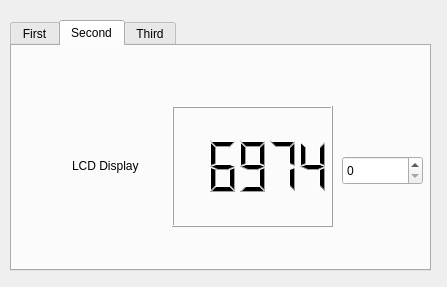
<?xml version="1.0" encoding="UTF-8"?>
<ui version="4.0">
 <class>Widget</class>
 <widget class="QWidget" name="Widget">
  <property name="geometry">
   <rect>
    <x>0</x>
    <y>0</y>
    <width>447</width>
    <height>287</height>
   </rect>
  </property>
  <property name="windowTitle">
   <string>Widget</string>
  </property>
  <widget class="QTabWidget" name="tabWidget">
   <property name="geometry">
    <rect>
     <x>10</x>
     <y>20</y>
     <width>421</width>
     <height>251</height>
    </rect>
   </property>
   <property name="currentIndex">
    <number>1</number>
   </property>
   <widget class="QWidget" name="tab">
    <attribute name="title">
     <string>First</string>
    </attribute>
    <widget class="QDateTimeEdit" name="dateTimeEdit">
     <property name="geometry">
      <rect>
       <x>0</x>
       <y>0</y>
       <width>194</width>
       <height>29</height>
      </rect>
     </property>
     <property name="readOnly">
      <bool>true</bool>
     </property>
     <property name="buttonSymbols">
      <enum>QAbstractSpinBox::ButtonSymbols::NoButtons</enum>
     </property>
     <property name="dateTime">
      <datetime>
       <hour>11</hour>
       <minute>0</minute>
       <second>0</second>
       <year>2026</year>
       <month>4</month>
       <day>15</day>
      </datetime>
     </property>
     <property name="displayFormat">
      <string>yy-MM-dd AP h:mm</string>
     </property>
     <property name="calendarPopup">
      <bool>true</bool>
     </property>
    </widget>
    <widget class="QLineEdit" name="lineEdit">
     <property name="geometry">
      <rect>
       <x>0</x>
       <y>30</y>
       <width>191</width>
       <height>28</height>
      </rect>
     </property>
    </widget>
    <widget class="QTextEdit" name="textEdit">
     <property name="geometry">
      <rect>
       <x>0</x>
       <y>60</y>
       <width>191</width>
       <height>31</height>
      </rect>
     </property>
     <property name="placeholderText">
      <string>Input Your ID</string>
     </property>
    </widget>
   </widget>
   <widget class="QWidget" name="tab_2">
    <attribute name="title">
     <string>Second</string>
    </attribute>
    <widget class="QLabel" name="label">
     <property name="geometry">
      <rect>
       <x>60</x>
       <y>110</y>
       <width>71</width>
       <height>20</height>
      </rect>
     </property>
     <property name="text">
      <string>LCD Display</string>
     </property>
    </widget>
    <widget class="QLCDNumber" name="lcdNumber">
     <property name="geometry">
      <rect>
       <x>160</x>
       <y>60</y>
       <width>161</width>
       <height>121</height>
      </rect>
     </property>
     <property name="segmentStyle">
      <enum>QLCDNumber::SegmentStyle::Filled</enum>
     </property>
     <property name="intValue" stdset="0">
      <number>6974</number>
     </property>
    </widget>
    <widget class="QSpinBox" name="spinBox">
     <property name="geometry">
      <rect>
       <x>330</x>
       <y>110</y>
       <width>81</width>
       <height>29</height>
      </rect>
     </property>
    </widget>
   </widget>
   <widget class="QWidget" name="tab_3">
    <attribute name="title">
     <string>Third</string>
    </attribute>
    <widget class="QListView" name="listView">
     <property name="geometry">
      <rect>
       <x>70</x>
       <y>10</y>
       <width>256</width>
       <height>192</height>
      </rect>
     </property>
    </widget>
   </widget>
  </widget>
 </widget>
 <resources/>
 <connections/>
</ui>
